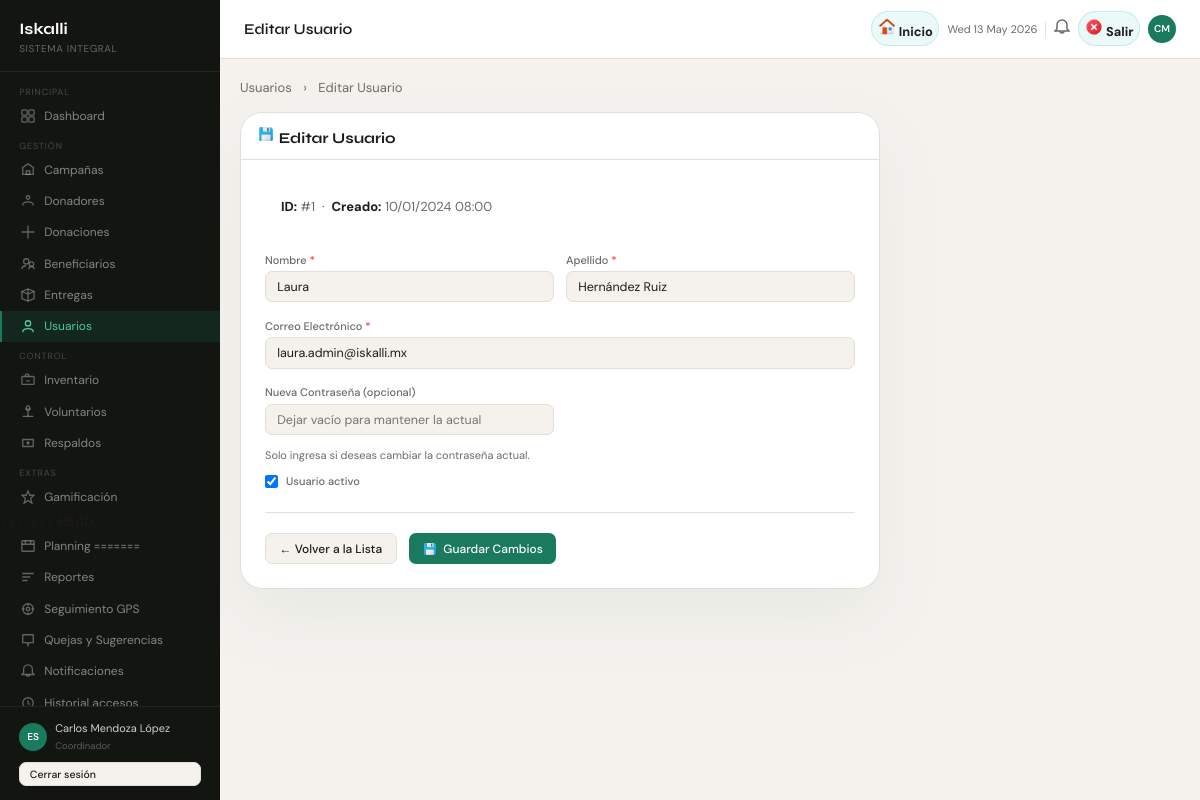
The page /index.php?pagina=usuarios&accion=editar&id=1 (signed in) on the database its author committed.
### tables this page shows
CREATE TABLE usuarios (
    id_usuario             INT          NOT NULL AUTO_INCREMENT,
    id_rol                 INT          NOT NULL,
    nombre                 VARCHAR(100) NOT NULL,
    apellido               VARCHAR(100) NOT NULL,
    email                  VARCHAR(150) NOT NULL,
    contrasena_hash        VARCHAR(255) NOT NULL,
    activo                 BOOLEAN      NOT NULL DEFAULT TRUE,
    intentos_fallidos      INT          NOT NULL DEFAULT 0,
    fecha_bloqueo_temporal DATETIME,
    ultimo_acceso          DATETIME,
    created_at             DATETIME     NOT NULL DEFAULT CURRENT_TIMESTAMP,
    PRIMARY KEY (id_usuario),
    UNIQUE KEY uq_usuario_email (email)
);

### models/UsuarioModel.php (called while the page is built, shortened)
<?php
class UsuarioModel
{
    private PDO $db;
    public function __construct(PDO $conexion)
    {
        $this->db = $conexion;
    }
    public function consultarPorId(int $id)
    {
        $sql = "
            SELECT
                u.id_usuario,
                u.id_rol,
                u.nombre,
                u.apellido,
                u.email,
                u.activo,
                u.intentos_fallidos,
                u.ultimo_acceso,
                u.created_at,
                r.nombre AS rol
            FROM usuarios u
            LEFT JOIN roles r ON u.id_rol = r.id_rol
            WHERE u.id_usuario = ?
            LIMIT 1
        ";
        $stmt = $this->db->prepare($sql);
        $stmt->execute([$id]);
        return $stmt->fetch(PDO::FETCH_ASSOC);
    }
}

### functions.php (called while the page is built, shortened)
<?php
function e(string $string): string
{
    return htmlspecialchars($string, ENT_QUOTES, 'UTF-8');
}

### views/pages/Usuarios_FormView.php (the view, shortened to what this page needs)
<?php require_once 'views/layouts/header.php'; ?>
<div style="display:flex;width:100%;">
  <?php require_once 'views/layouts/sidebar.php'; ?>
  <div class="main">
    <?php require_once 'views/layouts/topbar.php'; ?>
    <div class="content">
      <div style="margin-bottom:16px;font-size:13px;color:var(--muted,#999);">
        <a href="<?= BASE_URL ?>/index.php?pagina=usuarios" style="color:var(--primary);">Usuarios</a>
        <span style="margin:0 8px;">›</span>
        <span><?= $accion === 'editar' ? 'Editar Usuario' : 'Nuevo Usuario' ?></span>
      </div>
      <div class="card" style="max-width:640px;">
        <div class="card-header">
          <h3>
            <img src="<?= BASE_URL ?>/public/iconos/icons8-guardar-50.png" alt="" class="icon-img">
            <?= $accion === 'editar' ? 'Editar Usuario' : 'Nuevo Usuario' ?>
          </h3>
        </div>
        <div class="card-body" style="padding:24px;">
          <?php if ($accion === 'editar' && !empty($usuario)): ?>
            <div style="background:var(--surface,#f5f5f5);padding:14px 16px;border-radius:8px;
                        margin-bottom:24px;font-size:13px;color:var(--muted,#666);">
              <strong style="color:var(--text);">ID:</strong> #<?= e((string)$usuario['id_usuario']) ?>
              &nbsp;·&nbsp;
              <strong style="color:var(--text);">Creado:</strong>
              <?= isset($usuario['created_at']) ? date('d/m/Y H:i', strtotime($usuario['created_at'])) : '—' ?>
            </div>
          <?php endif; ?>
          <?php
            $formAction = ($accion === 'editar')
              ? BASE_URL . '/index.php?pagina=usuarios&accion=editar&id=' . e((string)($usuario['id_usuario'] ?? 0))
              : BASE_URL . '/index.php?pagina=usuarios&accion=crear';
          ?>
          <form method="POST"
                action="<?= $formAction ?>"
                id="form-usuario"
                data-validate="true">
            <div class="form-grid">
              <div class="form-group">
                <label for="nombre">Nombre <span style="color:#f44336;">*</span></label>
                <input type="text" id="nombre" name="nombre"
                       value="<?= e($usuario['nombre'] ?? '') ?>"
                       placeholder="Ej: Juan" maxlength="100" required
                       autocomplete="given-name" inputmode="text" pattern="[A-Za-zÁÉÍÓÚÜÑáéíóúüñ\s]+"
                       data-rules="required|alpha|min:2|max:100|no_special"
                       data-msg_required="El nombre es obligatorio."
                       data-msg_alpha="Solo letras y espacios. No uses números ni símbolos."
                       data-msg_no_special="No se permiten caracteres especiales.">
              </div>
              <div class="form-group">
                <label for="apellido">Apellido <span style="color:#f44336;">*</span></label>
                <input type="text" id="apellido" name="apellido"
                       value="<?= e($usuario['apellido'] ?? '') ?>"
                       placeholder="Ej: García López" maxlength="100" required
                       autocomplete="family-name" inputmode="text" pattern="[A-Za-zÁÉÍÓÚÜÑáéíóúüñ\s]+"
                       data-rules="required|alpha|min:2|max:100|no_special"
                       data-msg_required="El apellido es obligatorio."
                       data-msg_alpha="Solo letras y espacios. No uses números ni símbolos."
                       data-msg_no_special="No se permiten caracteres especiales.">
              </div>
              <div class="form-group full">
                <label for="email">Correo Electrónico <span style="color:#f44336;">*</span></label>
                <input type="email" id="email" name="email"
                       value="<?= e($usuario['email'] ?? '') ?>"
                       placeholder="correo@iskalli.mx" maxlength="150" required
                       autocomplete="email"
                       data-rules="required|email|max:150">
              </div>
              <div class="form-group">
                <label for="password">
                  <?= $accion === 'editar' ? 'Nueva Contraseña (opcional)' : 'Contraseña *' ?>
                </label>
                <input type="password" id="password" name="password"
                       placeholder="<?= $accion === 'editar' ? 'Dejar vacío para mantener la actual' : 'Mínimo 6 caracteres' ?>"
                       minlength="6"
                       <?= $accion !== 'editar' ? 'required' : '' ?>
                       autocomplete="new-password"
                       data-rules="<?= $accion === 'editar' ? 'min:6' : 'required|min:6' ?>">
                <?php if ($accion === 'editar'): ?>
                  <small style="color:var(--muted,#999);font-size:11px;margin-top:4px;display:block;">
                    Solo ingresa si deseas cambiar la contraseña actual.
                  </small>
                <?php endif; ?>
              </div>
              <div class="form-group full form-checkbox">
                <label style="display:flex;align-items:center;gap:8px;cursor:pointer;">
                  <input type="checkbox" name="activo" value="1"
                         <?= (!isset($usuario['activo']) || $usuario['activo']) ? 'checked' : '' ?>>
                  <span>Usuario activo</span>
                </label>
              </div>
            </div>
            <div style="display:flex;gap:12px;margin-top:24px;padding-top:20px;
                        border-top:1px solid var(--border,#eee);">
              <a href="<?= BASE_URL ?>/index.php?pagina=usuarios"
                 class="btn btn-secondary">
                ← Volver a la Lista
              </a>
              <button type="submit" class="btn btn-primary">
                <img src="<?= BASE_URL ?>/public/iconos/icons8-guardar-50.png" alt="" class="icon-img" style="width:16px;height:16px;">
                <?= $accion === 'editar' ? 'Guardar Cambios' : 'Crear Usuario' ?>
              </button>
            </div>
          </form>
        </div>
      </div>
    </div>
  </div>
</div>
<?php require_once 'views/layouts/footer.php'; ?>

### public/css/ModulosAdmi.css (style rules this page uses)
:root { --accent: #1A7A5E; --accent2: #15624B; --sidebar: #131511; --bg: #F5F2EE; --surface: #FFFFFF; --danger: #C0392B; --amber: #C68B0A; --blue: #3B6FD4; --pink: #993556; --text: #1C1C1A; --muted: #6B6B67; --border: #E2DED8; --radius: 10px; }
*, *::before, *::after { box-sizing: border-box; margin: 0; padding: 0; }
body { font-family: 'DM Sans', sans-serif; background: var(--bg); color: var(--text); display: flex; min-height: 100vh; font-size: 14px; }
a { text-decoration: none; color: inherit; }
.main { margin-left: 220px; flex: 1; display: flex; flex-direction: column; min-height: 100vh; }
.content { padding: 1.25rem; flex: 1; }
.card { background: var(--surface); border: 1px solid var(--border); border-radius: var(--radius); overflow: hidden; margin-bottom: 12px; }
.card-header { padding: .75rem 1rem; border-bottom: 1px solid var(--border); display: flex; align-items: center; justify-content: space-between; gap: 8px; flex-wrap: wrap; }
.card-header h3 { font-family: 'Syne', sans-serif; font-size: 15px; font-weight: 700; }
.icon-img { width: 18px; height: 18px; }
input[type=text], input[type=email], input[type=date], input[type=number], input[type=tel], input[type=password], select, textarea { font-family: 'DM Sans', sans-serif; font-size: 12.5px; border: 1px solid var(--border); border-radius: 7px; padding: .42rem .7rem; background: var(--bg); color: var(--text); outline: none; transition: border .15s; width: 100%; }
.btn { font-family: 'DM Sans', sans-serif; font-size: 12px; font-weight: 500; padding: .4rem .85rem; border-radius: 7px; cursor: pointer; border: none; transition: all .15s; display: inline-flex; align-items: center; gap: 5px; text-decoration: none; }
.btn-primary { background: var(--accent); color: #fff; }
.btn-secondary { background: var(--bg); color: var(--text); border: 1px solid var(--border); }
.form-grid { display: grid; grid-template-columns: 1fr 1fr; gap: .75rem; }
.form-group { display: flex; flex-direction: column; gap: .28rem; }
.form-group.full { grid-column: 1 / -1; }
label { font-size: 11px; font-weight: 500; color: var(--muted); }
.card { background: var(--card-bg, #ffffff); border: 1px solid var(--border, #c8efeb); border-radius: 22px; overflow: hidden; box-shadow: 0 28px 70px rgba(61,133,115,0.08); }
.card-header { background: transparent; }
.card-body { padding: 24px; }

### rows shown on the page
usuarios: id_usuario "1", created_at "10/01/2024 08:00", nombre "Laura", apellido "Hernández Ruiz", email "laura.admin@iskalli.mx", activo "☑"

### other values the page prints
$_SESSION['usuario'] "Carlos Mendoza López"
$_SESSION['rol'] "Coordinador"
$titulo_pagina "Editar Usuario"
$iniciales "CM"
